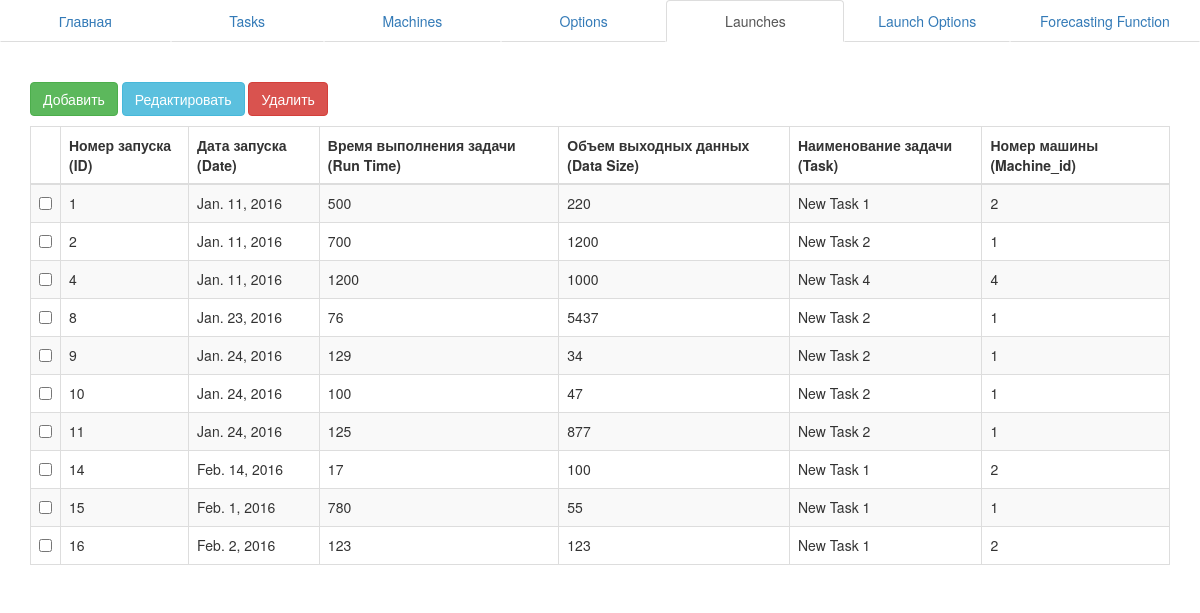
Page /editorDB/launch on the committed database.
### editorDB/models.py (models this page shows, shortened)
class Launch(models.Model):
	Date = models.DateField(auto_now_add=False)
	Machine = models.ForeignKey(Machine)
	Task = models.ForeignKey(Task)
	RunTime = models.IntegerField(default=0)
	DataSize = models.IntegerField(default=0)
	class Meta():
		db_table = "Launch"

class Task(models.Model):
	Title = models.CharField(max_length=30)
	class Meta():
		db_table = "Task"

### editorDB/views.py (the view)
# urls.py: url(r'^editorDB/launch/(?P<tid>\d+)/showoptions', views.showoptions, name='showoptions'),
def launch(request):
	launches = Launch.objects.all()
	tasks = Task.objects.all()
	machines = Machine.objects.all()
	context = {'launches': launches, 'tasks': tasks, 'machines': machines}
	return render(request, 'launch.html', context)

### editorDB/templates/launch.html (shortened to what this page needs)
{% extends "base.html" %}
  {% block content %}
    <form name="form" method="post" id="form_id" action="">
      <p>
        <a href="{% url 'addlaunch' %}" class="btn btn-success" role="button">Добавить</a>
        <button type="button" class="btn btn-info" onclick="checkedit();">Редактировать</button>
        <button type="button" class="btn btn-danger" onclick="checkdel();">Удалить</button>
      </p>
      <table class="table table-striped table-bordered">
        <thead>
          <tr>
            <th> </th>
            <th>Номер запуска (ID)</th>
            <th>Дата запуска (Date)</th>
            <th>Время выполнения задачи (Run Time)</th>
            <th>Объем выходных данных (Data Size)</th>
            <th>Наименование задачи (Task)</th>
            <th>Номер машины (Machine_id)</th>
          </tr>
        </thead>
        <tbody>
          {% if launches %}
            {% for lau in launches %}
              <tr>
                <td><input type="checkbox" id="check{{ forloop.counter }}" name="check" value="{{ lau.id }}"></td>
                <td>{{ lau.id }}</td>
                <td>{{ lau.Date }}</td>
                <td>{{ lau.RunTime }}</td>
                <td>{{ lau.DataSize }}</td>
                <td>
                  {% for task in tasks %}
                    {% if task.id == lau.Task_id %}
                      {{ task.Title }}
                    {% endif %}
                  {% endfor %}
                </td>
                <td>{{ lau.Machine_id }}</td>
              </tr>
            {% endfor %}
          {% endif %}
        </tbody>
      </table>
    </form>
  {% endblock %}

### rows in the picture
Launch: id "1", Date "Jan. 11, 2016", RunTime "500", DataSize "220", Machine_id "2"
Task: Title "New Task 1"
Launch: id "2", Date "Jan. 11, 2016", RunTime "700", DataSize "1200", Machine_id "1"
Task: Title "New Task 2"
Launch: id "4", Date "Jan. 11, 2016", RunTime "1200", DataSize "1000", Machine_id "4"
Task: Title "New Task 4"
Launch: id "8", Date "Jan. 23, 2016", RunTime "76", DataSize "5437", Machine_id "1"
Launch: id "9", Date "Jan. 24, 2016", RunTime "129", DataSize "34", Machine_id "1"
Launch: id "10", Date "Jan. 24, 2016", RunTime "100", DataSize "47", Machine_id "1"
Launch: id "11", Date "Jan. 24, 2016", RunTime "125", DataSize "877", Machine_id "1"
Launch: id "14", Date "Feb. 14, 2016", RunTime "17", DataSize "100", Machine_id "2"
Launch: id "15", Date "Feb. 1, 2016", RunTime "780", DataSize "55", Machine_id "1"
Launch: id "16", Date "Feb. 2, 2016", RunTime "123", DataSize "123", Machine_id "2"
